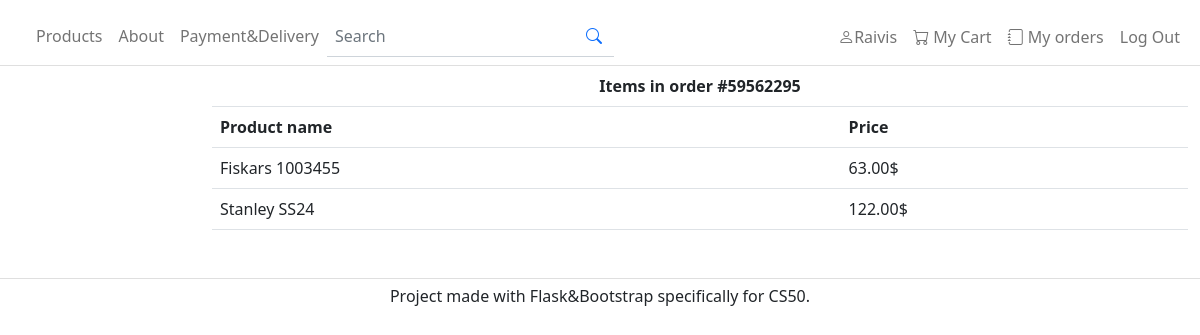
/orders/59562295 (signed in), run on the app's committed database.
### tables this page shows
CREATE TABLE "Products" (
	"ID"	TEXT NOT NULL UNIQUE,
	"Brand"	TEXT NOT NULL,
	"Model"	TEXT,
	"Description"	TEXT,
	"Category_ID"	INTEGER NOT NULL,
	"Price"	REAL,
	"Image_file"	TEXT,
	PRIMARY KEY("ID"),
	FOREIGN KEY("Category_ID") REFERENCES "Categories"("ID")
);

### views/order_views.py (the view)
def show_order(id):
    res = cur.execute('''SELECT Products.Brand, Products.Model, Products.Price
                         FROM Products
                         JOIN Ordered_items ON Ordered_items.Product_ID = Products.ID
                         WHERE Order_ID = ?''', (id, ))
    items = res.fetchall()
    print(items)
    return render_template("order_items.html", id=id, items=items)

### templates/order_items.html (shortened to what this page needs)
{% extends "layout.html" %}
{% block content %}
    <table class="table">
        <tr>
            <th class="text-center" colspan=3>Items in order #{{ id }}</th>
        </tr>
        <tr>
            <th>Product name</th>
            <th>Price</th>
        </tr>
        {% for item in items %}
            <tr>
                <td>{{ item[0] }} {{ item[1] }}</td>
                <td>{{ "%.2f"|format(item[2]) }}$</td>
            </tr>
        {% endfor %}
    </table>
{% endblock %}

### data on the page
Products: Brand "Fiskars", Model "1003455", Price "63.00"
Products: Brand "Stanley", Model "SS24", Price "122.00"

### other printed values
{{ session["user_name"] }} "Raivis"
{{ id }} "59562295"
